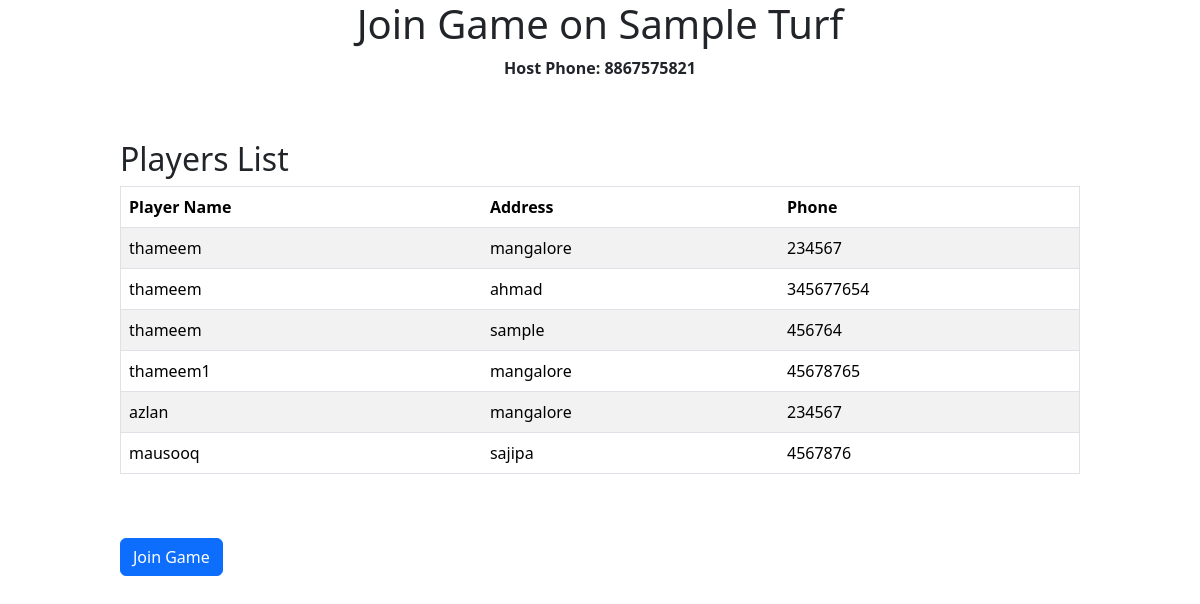
The app's page /turf/1/join_game/1 (signed in) with its own data.
### app.py (models this page shows)
class Game(db.Model):
    id = db.Column(db.Integer, primary_key=True)
    turf_id = db.Column(db.Integer, db.ForeignKey('turf.id'), nullable=False)
    host_name = db.Column(db.String(255), nullable=False)
    host_phone = db.Column(db.String(15), nullable=True)
    game_time = db.Column(db.DateTime, nullable=False)
    sports = db.Column(db.String(50), nullable=False)
    players = db.relationship('Player', backref='game', lazy=True)

class Player(db.Model):
    id = db.Column(db.Integer, primary_key=True)
    game_id = db.Column(db.Integer, db.ForeignKey('game.id'), nullable=False)
    player_name = db.Column(db.String(255), nullable=False)
    player_address = db.Column(db.String(255), nullable=False)
    player_phone = db.Column(db.String(15), nullable=True)

### app.py (the view, shortened to what this page needs)
@app.route('/turf/<int:turf_id>/join_game/<int:game_id>', methods=['GET', 'POST'])
@login_required
def join_game(turf_id, game_id):
    turf = Turf.query.get_or_404(turf_id)
    game = Game.query.get_or_404(game_id)
    return render_template('join_game.html', turf=turf, game=game)

### app.py (called while the page is built)
@login_manager.user_loader
def load_user(user_id):
    return User.query.get(int(user_id))

### templates/join_game.html (shortened to what this page needs)
{% extends 'layout.html' %} {% block title %} Join Game {% endblock title %} {%
block body %}
<h1 class="turfhead">Join Game on {{ turf.turf_name }}</h1>
<p class="turfhead" style="font-weight: bold">
  Host Phone: {{ game.host_phone }}
</p>
<div class="turftab">
  <h2>Players List</h2>
  <table border="1" class="table table-striped">
    <thead>
      <tr>
        <th>Player Name</th>
        <th>Address</th>
        <th>Phone</th>
      </tr>
    </thead>
    <tbody>
      {% for player in game.players %}
      <tr>
        <td>{{ player.player_name }}</td>
        <td>{{ player.player_address }}</td>
        <td>{{ player.player_phone }}</td>
      </tr>
      {% endfor %}
    </tbody>
  </table>
  <br />
  <br />
  <button
    class="btn btn-primary"
    id="toggleJoinGameFormBtn"
    onclick="toggleJoinGameForm()"
  >
    Join Game
  </button>
  <br />
  <br />
</div>
{% endblock body %}

### static/css/style.css (style rules this page uses)
.turftab { width: 80%; margin: auto; margin-top: 5%; }
.turfhead { text-align: center; }

### records on screen
Game: host_phone "8867575821"
Player: player_name "thameem", player_address "mangalore", player_phone "234567"
Player: player_name "thameem", player_address "ahmad", player_phone "345677654"
Player: player_name "thameem", player_address "sample", player_phone "456764"
Player: player_name "thameem1", player_address "mangalore", player_phone "45678765"
Player: player_name "azlan", player_address "mangalore", player_phone "234567"
Player: player_name "mausooq", player_address "sajipa", player_phone "4567876"
